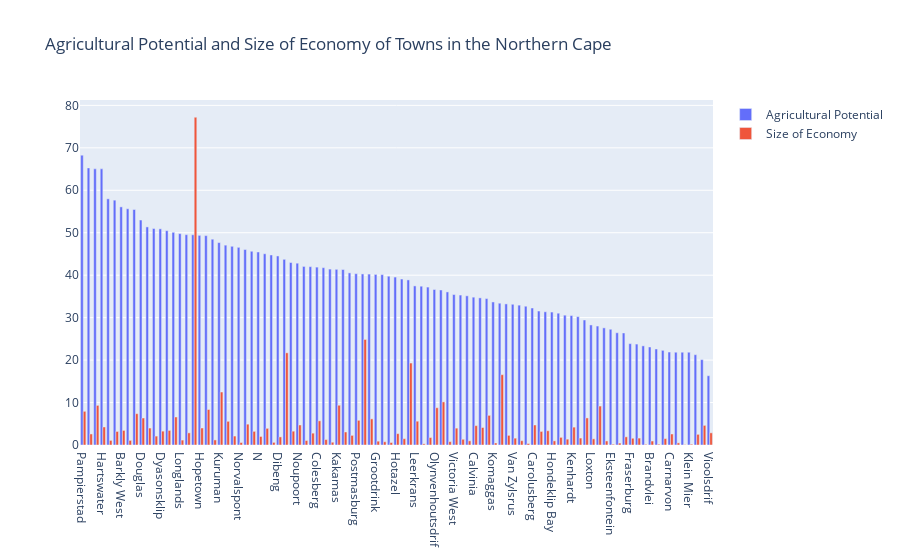

Notebook source saved alongside this figure:
### Code cell
df5 = pd.read_excel("NC Data.xlsx")

# Sort the DataFrame by 'Agricultural Potential'
northern_cape_df_sorted = df5.sort_values(by='Agricultural Potential', ascending=False)

# Create the bar chart
fig4 = go.Figure(data=[
    go.Bar(name='Agricultural Potential', x=northern_cape_df_sorted['City/Town in the NC'], y=northern_cape_df_sorted['Agricultural Potential']),
    go.Bar(name='Size of Economy', x=northern_cape_df_sorted['City/Town in the NC'], y=northern_cape_df_sorted['Size of Economy'])
])

# Update layout of the figure
fig4.update_layout(
    barmode='group',
    title='Agricultural Potential and Size of Economy of Towns in the Northern Cape'
)

# Show the plot
fig4.show()

### Figure 1 — Plotly figure (JSON) as saved in the notebook; plotly's stock layout.template omitted (floating-point values rounded to 4 significant figures)
{"data": [{"name": "Agricultural Potential", "type": "bar", "x": ["Pampierstad", "Ganspan", "Jan Kempdorp", "Hartswater", "Nieuwoudtville", "Warrenton", "Barkly West", "Windsorton", "Ritchie", "Douglas", "Soverby", "Delpoortshoop", "Dyasonsklip", "Ulco", "Kalksloot", "Longlands", "Kanoneiland", "Kimberley", "Hopetown", "Keimoes", "Orania", "Kuruman", "Prieska", "Vanderkloof", "Norvalspont", "Cillie", "Augrabies", "N", "Danielskuil", "Plooysburg", "Dibeng", "Kathu", "Groblershoop", "Noupoort", "Wegdraai", "Lime Acres", "Colesberg", "Phillipstown", "Kamieskroon", "Kakamas", "Hanover", "Griekwastad", "Postmasburg", "Upington", "Marchand", "Grootdrink", "Campbell", "Niekerkshoop", "Hotazel", "Santoy", "Olifantshoek", "Leerkrans", "Buffelsrivier", "Petrusville", "Olynvenhoutsdrif", "Straussburg", "Garies", "Victoria West", "Strydenburg", "Marydale", "Calvinia", "Britstown", "De Aar", "Komaggas", "Springbok", "Steinkopf", "Van Zylsrus", "Vosburg", "Askham", "Carolusberg", "Nababeep", "Louisvale", "Hondeklip Bay", "Sutherland", "Concordia", "Kenhardt", "Loeriesfontein", "Port Nolloth", "Loxton", "Kleinzee", "Van Wyksvlei", "Eksteenfontein", "Aggeneys", "Pella", "Fraserburg", "Onseepkans", "Riemvasmaak", "Brandvlei", "Philandersbron", "Williston", "Carnarvon", "Rietfontein", "Groot Mier", "Klein Mier", "Pofadder", "Alexander Bay", "Vioolsdrif"], "y": [68.28, 65.27, 65.05, 65.05, 57.99, 57.67, 56.09, 55.65, 55.47, 52.99, 51.37, 50.99, 50.92, 50.49, 50.1, 49.79, 49.54, 49.52, 49.38, 49.32, 48.47, 47.68, 47.07, 46.81, 46.56, 46.05, 45.63, 45.47, 45.04, 44.76, 44.53, 43.74, 42.98, 42.83, 42.06, 42.01, 41.9, 41.77, 41.44, 41.38, 41.33, 40.54, 40.36, 40.29, 40.26, 40.18, 40.13, 39.76, 39.56, 39.1, 38.89, 37.47, 37.4, 37.2, 36.63, 36.52, 36.06, 35.44, 35.32, 35.14, 34.82, 34.66, 34.49, 33.69, 33.4, 33.24, 33.15, 32.94, 32.69, 32.27, 31.56, 31.38, 31.32, 31.05, 30.58, 30.49, 30.24, 29.44, 28.28, 28.02, 27.59, 27.26, 26.44, 26.39, 23.87, 23.77, 23.35, 23.09, 22.62, 22.3, 21.9, 21.85, 21.85, 21.85, 21.27, 20.11, 16.32]}, {"name": "Size of Economy", "type": "bar", "x": ["Pampierstad", "Ganspan", "Jan Kempdorp", "Hartswater", "Nieuwoudtville", "Warrenton", "Barkly West", "Windsorton", "Ritchie", "Douglas", "Soverby", "Delpoortshoop", "Dyasonsklip", "Ulco", "Kalksloot", "Longlands", "Kanoneiland", "Kimberley", "Hopetown", "Keimoes", "Orania", "Kuruman", "Prieska", "Vanderkloof", "Norvalspont", "Cillie", "Augrabies", "N", "Danielskuil", "Plooysburg", "Dibeng", "Kathu", "Groblershoop", "Noupoort", "Wegdraai", "Lime Acres", "Colesberg", "Phillipstown", "Kamieskroon", "Kakamas", "Hanover", "Griekwastad", "Postmasburg", "Upington", "Marchand", "Grootdrink", "Campbell", "Niekerkshoop", "Hotazel", "Santoy", "Olifantshoek", "Leerkrans", "Buffelsrivier", "Petrusville", "Olynvenhoutsdrif", "Straussburg", "Garies", "Victoria West", "Strydenburg", "Marydale", "Calvinia", "Britstown", "De Aar", "Komaggas", "Springbok", "Steinkopf", "Van Zylsrus", "Vosburg", "Askham", "Carolusberg", "Nababeep", "Louisvale", "Hondeklip Bay", "Sutherland", "Concordia", "Kenhardt", "Loeriesfontein", "Port Nolloth", "Loxton", "Kleinzee", "Van Wyksvlei", "Eksteenfontein", "Aggeneys", "Pella", "Fraserburg", "Onseepkans", "Riemvasmaak", "Brandvlei", "Philandersbron", "Williston", "Carnarvon", "Rietfontein", "Groot Mier", "Klein Mier", "Pofadder", "Alexander Bay", "Vioolsdrif"], "y": [7.932, 2.601, 9.333, 4.246, 1.083, 3.192, 3.437, 1.089, 7.376, 6.356, 3.993, 2.096, 3.265, 3.434, 6.599, 1.159, 2.857, 77.2, 4.004, 8.363, 1.193, 12.48, 5.578, 2.105, 0.583, 4.906, 3.216, 2.012, 3.928, 0.6165, 1.903, 21.72, 3.255, 4.716, 1.055, 2.79, 5.69, 1.28, 0.6546, 9.363, 3.068, 2.267, 5.814, 24.86, 6.153, 0.8995, 0.7684, 0.5876, 2.676, 1.484, 19.31, 5.605, 0.2748, 1.758, 8.781, 10.15, 0.7959, 3.973, 1.351, 0.984, 4.566, 4.12, 6.981, 0.4758, 16.56, 2.27, 1.611, 1.012, 0.347, 4.717, 3.197, 3.356, 0.9727, 1.802, 1.379, 4.209, 1.634, 6.376, 1.45, 9.171, 0.9505, 0.1829, 0.4527, 1.923, 1.587, 1.627, 0.1511, 0.9357, 0.1823, 1.509, 2.593, 0.4994, 0.08385, 0.1905, 2.51, 4.622, 2.863]}], "layout": {"barmode": "group", "title": {"text": "Agricultural Potential and Size of Economy of Towns in the Northern Cape"}}}
